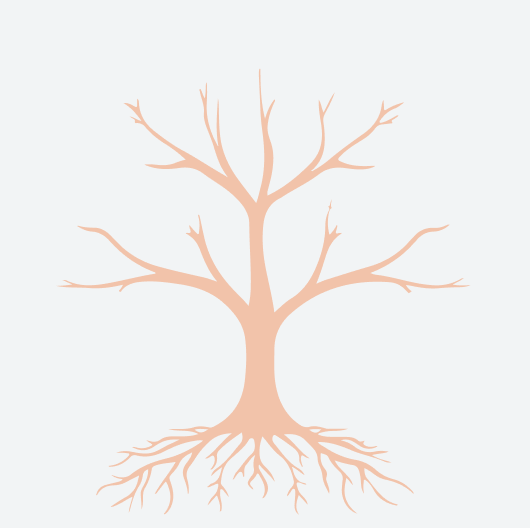
#> input picture base_tree.png, 530 x 528 px
$ python generate_image.py
#> lines starting #> are read from the running program, lines starting #| are printed output that depends on the picture
import io, random, requests
from pathlib import Path
from PIL import Image, ImageDraw, ImageOps, ImageFilter
import math

base_tree_path = "base_tree.png"
base_img = Image.open(base_tree_path).convert("RGBA")
#> base_img is the input picture: PIL image 530x528 RGBA; mean R, G, B, A 242, 240.1, 239, 255

image_urls = [
    "https://randomuser.me/api/portraits/men/1.jpg",
    "https://randomuser.me/api/portraits/women/2.jpg",
    "https://randomuser.me/api/portraits/men/3.jpg",
    "https://randomuser.me/api/portraits/men/10.jpg",
    "https://randomuser.me/api/portraits/women/12.jpg",
    "https://randomuser.me/api/portraits/men/25.jpg",
    "https://randomuser.me/api/portraits/women/30.jpg",
    "https://randomuser.me/api/portraits/men/40.jpg",
    "https://randomuser.me/api/portraits/women/45.jpg",
    "https://randomuser.me/api/portraits/men/50.jpg",
    "https://randomuser.me/api/portraits/women/55.jpg",
    "https://randomuser.me/api/portraits/men/60.jpg",
    "https://randomuser.me/api/portraits/women/65.jpg",
    "https://randomuser.me/api/portraits/men/1.jpg",
    "https://randomuser.me/api/portraits/women/2.jpg",
    "https://randomuser.me/api/portraits/men/3.jpg",
    "https://randomuser.me/api/portraits/men/10.jpg",
    "https://randomuser.me/api/portraits/women/12.jpg",
    "https://randomuser.me/api/portraits/men/25.jpg"
]
circle_size = 30  # px radius
# ── helper: download + circular‑crop
def circle_crop(url, size):
    try:
        response = requests.get(url, timeout=10)
        print(f"🔍 Fetching: {url}")
        print(f"📦 Status: {response.status_code}, Type: {response.headers.get('Content-Type')}")

        response.raise_for_status()

        if not response.headers.get("Content-Type", "").startswith("image/"):
            raise ValueError("Not an image")
        img = Image.open(io.BytesIO(requests.get(url, timeout=20).content)).convert("RGBA")
        img = ImageOps.fit(img, (size, size))
        mask = Image.new("L", (size, size), 0)
        ImageDraw.Draw(mask).ellipse((0, 0, size-1, size-1), fill=255)
        circled = Image.new("RGBA", (size, size))
        circled.paste(img, (0, 0), mask=mask)
        return circled
    except Exception as e:
        print(f"Error loading {url}: {e}")
        raise e


# ── 3️⃣ Detect random leaf-like edge positions
def find_safe_edge_positions(img, required_count, circle_size, y_max_ratio=0.6):
#> called with required_count = 19, circle_size = 30, y_max_ratio = 0.6
    radius = circle_size // 2
    min_distance = circle_size  # Minimum center-to-center distance to avoid touching

    grayscale = img.convert("L").filter(ImageFilter.FIND_EDGES)
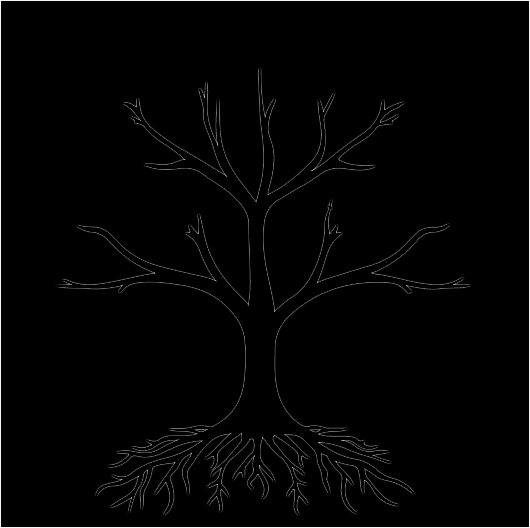
#> grayscale: PIL image 530x528 L; min 0, max 244, mean 3.9
    bw = grayscale.point(lambda x: 255 if x > 40 else 0, mode='1')
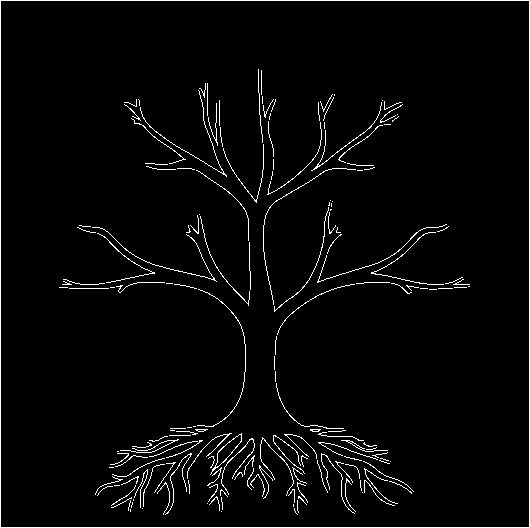
#> bw: PIL image 530x528 1; 3% white in thin lines or dots

    edge_pixels = [
        (x, y) for y in range(int(img.height * y_max_ratio))
               for x in range(img.width)
               if bw.getpixel((x, y)) == 255
    ]
#> edge_pixels = 4435 pairs, first value 0 to 529, second value 0 to 315

    # Filter out those near the image edges
    safe_pixels = [
        (x, y) for (x, y) in edge_pixels
        if (radius <= x < img.width - radius) and (radius <= y < img.height - radius)
    ]
#> safe_pixels = 3275 pairs, first value 59 to 469, second value 69 to 315

    # Select non-overlapping positions
    selected_positions = []
    for candidate in random.sample(safe_pixels, len(safe_pixels)):
        too_close = any(
            math.hypot(candidate[0] - existing[0], candidate[1] - existing[1]) < min_distance
            for existing in selected_positions
        )
        if not too_close:
            selected_positions.append(candidate)
        if len(selected_positions) == required_count:
            break
#> this loop made 34 passes
#> (candidate, too_close) on passes 1 to 12: ((271, 205), False), ((120, 292), False), ((97, 227), False), ((274, 102), False), ((228, 161), False), ((199, 251), False), ((263, 242), False), ((198, 222), True), ((248, 302), False), ((372, 168), False), ((107, 239), True), ((224, 188), True)
#> after the loop, selected_positions = [(271, 205), (120, 292), (97, 227), (274, 102), (228, 161), (199, 251), (263, 242), (248, 302), (372, 168), (273, 148), (125, 249), (388, 124), (203, 114), (331, 277), (184, 159), (398, 285), (85, 288), (323, 237), (159, 266)]

    return selected_positions

if __name__ == "__main__":
    positions = find_safe_edge_positions(base_img, required_count=len(image_urls), circle_size=circle_size)
#> positions has the same summary as selected_positions in find_safe_edge_positions
    print(f"Found edge positions: {positions}")
#> (printed output is left out)
    print(f"Requested: {len(image_urls)} → Got: {len(positions)}")
#| Requested: 19 → Got: 19


    # ── overlay
    canvas = base_img.copy()
    for url, (x, y) in zip(image_urls, positions):
        profile = circle_crop(url, circle_size)
#> (the run stopped early here; a loop or call above may not have finished)
